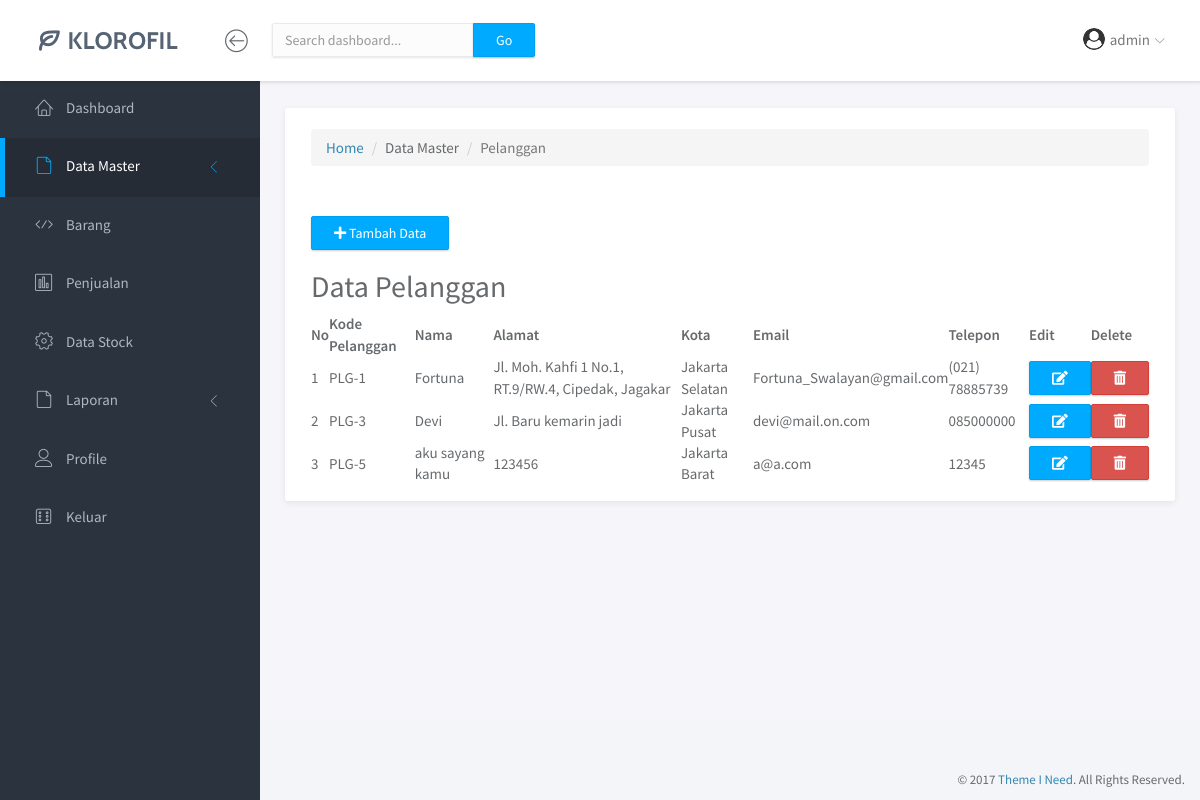
Before: /3-Dashboard-Pelanggan.php (signed in) with the older database file.
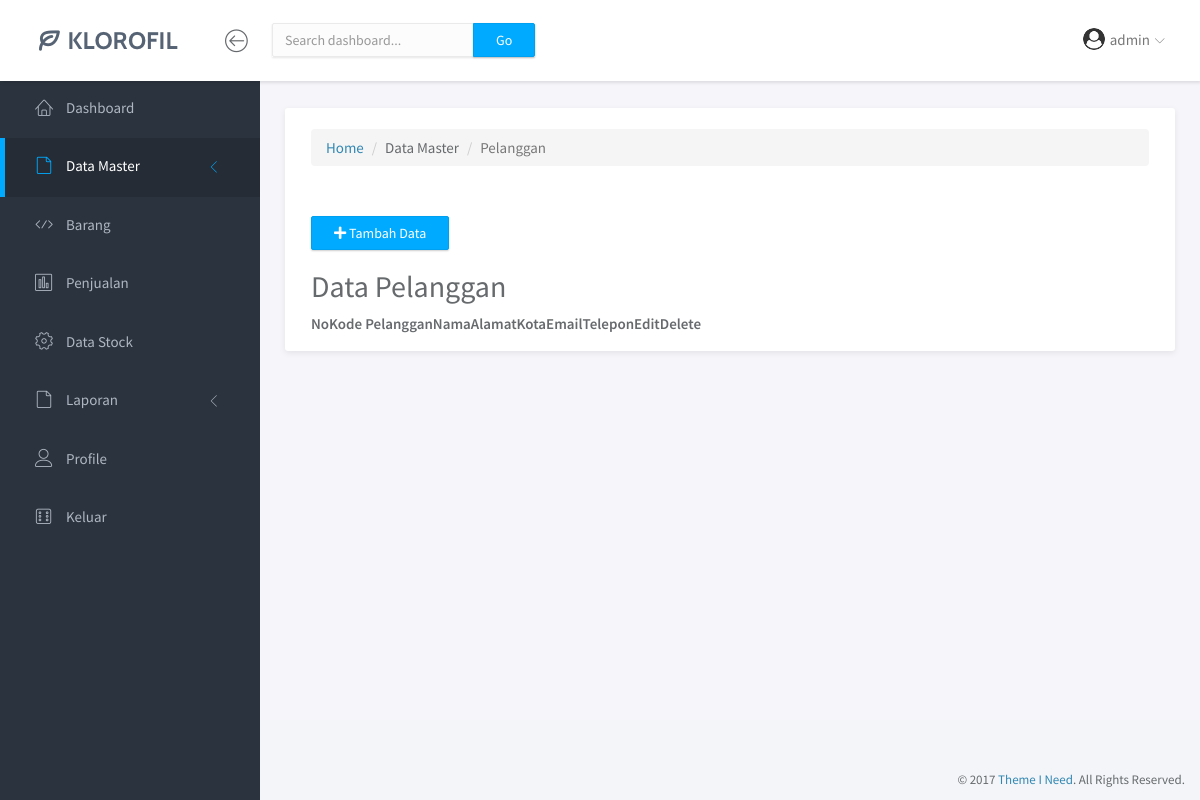
After: the same page with the newer database file.
### tables this page shows
CREATE TABLE `pelanggan` (
  `Kode_Pelanggan` varchar(12) NOT NULL,
  `Nama_Pelanggan` varchar(30) NOT NULL,
  `Alamat_Pelanggan` varchar(255) NOT NULL,
  `Kota_Pelanggan` varchar(30) NOT NULL,
  `Email_Pelanggan` varchar(30) DEFAULT NULL,
  `Telp_Pelanggan` varchar(30) DEFAULT NULL,
  `uploaded` datetime NOT NULL DEFAULT CURRENT_TIMESTAMP,
  `deleted` tinyint(1) NOT NULL DEFAULT '0'
);

### functions/functions-pelanggan.php (called while the page is built, shortened)
<?php
$conn = mysqli_connect("localhost", "root", "", "kpdiana");
function query($query) {
	global $conn;
	$result = mysqli_query($conn, $query);
	$rows = [];
	while( $row = mysqli_fetch_assoc($result) ) {
		$rows[] = $row;
	}
	return $rows;
}
?>

### 3-Dashboard-Pelanggan.php (the view, shortened to what the changed rows need)
<?php
require 'functions/functions-pelanggan.php';
$daftarpelanggan = query("SELECT * FROM pelanggan WHERE deleted = 0 ORDER BY uploaded ASC");
?>
<!doctype html>
<html lang="en">
<head>
    <link rel="stylesheet" href="assets/vendor/bootstrap/css/bootstrap.min.css">
    <link rel="stylesheet" href="assets/vendor/fontawesome-free-5.15.3-web/css/all.css">
    <link rel="stylesheet" href="assets/vendor/linearicons/style.css">
    <link rel="stylesheet" href="assets/vendor/chartist/css/chartist-custom.css">
    <link rel="stylesheet" href="assets/css/main.css">
    <link rel="stylesheet" href="assets/css/demo.css">
    <link rel="stylesheet" href="assets/vendor/datatables/jquery.dataTables.min.css">
</head>
<body>
    <div id="wrapper">
        <div class="main">
            <div class="main-content">
                <div class="container-fluid">
                    <div class="panel panel-headline">
                        <div class="panel-body">
                            <div class="row">
                                <div class="col-md-12">
                                    <h2>Data Pelanggan</h2>
                                    <table id="table_barang" class="display">
                                        <thead>
                                            <tr>
                                                <th>No</th>
                                                <th>Kode Pelanggan</th>
                                                <th>Nama</th>
                                                <th>Alamat</th>
                                                <th>Kota</th>
                                                <th>Email</th>
                                                <th>Telepon</th>
                                                <th>Edit</th>
                                                <th>Delete</th>
                                            </tr>
                                        </thead>
                                        <tbody>
                                            <?php $i = 1; ?>
                                            <?php foreach($daftarpelanggan as $pelanggan): ?>
                                                <tr>
                                                    <td><?= $i ?></td>
                                                    <td><?= $pelanggan['Kode_Pelanggan'] ?></td>
                                                    <td><?= $pelanggan['Nama_Pelanggan'] ?></td>
                                                    <td><?= $pelanggan['Alamat_Pelanggan'] ?></td>
                                                    <td><?= $pelanggan['Kota_Pelanggan'] ?></td>
                                                    <td><?= $pelanggan['Email_Pelanggan'] ?></td>
                                                    <td><?= $pelanggan['Telp_Pelanggan'] ?></td>
                                                    <td>
                                                        <button type="button" class="btn btn-primary" data-toggle="modal" data-target="#editModal" data-whatever="<?= $pelanggan['Kode_Pelanggan'] ?>~<?= $pelanggan['Nama_Pelanggan'] ?>~<?= $pelanggan['Alamat_Pelanggan'] ?>~<?= $pelanggan['Kota_Pelanggan'] ?>~<?= $pelanggan['Email_Pelanggan'] ?>~<?= $pelanggan['Telp_Pelanggan'] ?>"><i class="fas fa-edit"></i></button>
                                                    </td>
                                                    <td>
                                                        <button type="button" class="btn btn-danger" data-toggle="modal" data-target="#deleteModal" data-whatever="<?= $pelanggan['Kode_Pelanggan'] ?>_<?= $pelanggan['Nama_Pelanggan'] ?>"><i class="fas fa-trash-alt"></i></button>
                                                    </td>
                                                </tr>
                                            <?php $i++; ?>
                                            <?php endforeach ?>
                                        </tbody>
                                    </table>
                                </div>
                            </div>
                        </div>
                    </div>
                </div>
            </div>
        </div>
    </div>
</body>
</html>

Changed rows visible on the page:
removed pelanggan: Kode_Pelanggan "PLG-1", Nama_Pelanggan "Fortuna", Alamat_Pelanggan "Jl. Moh. Kahfi 1 No.1, RT.9/RW.4, Cipedak, Jagakar", Kota_Pelanggan "Jakarta Selatan", Email_Pelanggan "Fortuna_Swalayan@gmail.com", Telp_Pelanggan "(021) 78885739"
removed pelanggan: Kode_Pelanggan "PLG-3", Nama_Pelanggan "Devi", Alamat_Pelanggan "Jl. Baru kemarin jadi", Kota_Pelanggan "Jakarta Pusat", Email_Pelanggan "devi@mail.on.com", Telp_Pelanggan "085000000"
removed pelanggan: Kode_Pelanggan "PLG-5", Nama_Pelanggan "aku sayang kamu", Alamat_Pelanggan "123456", Kota_Pelanggan "Jakarta Barat", Email_Pelanggan "a@a.com", Telp_Pelanggan "12345"
